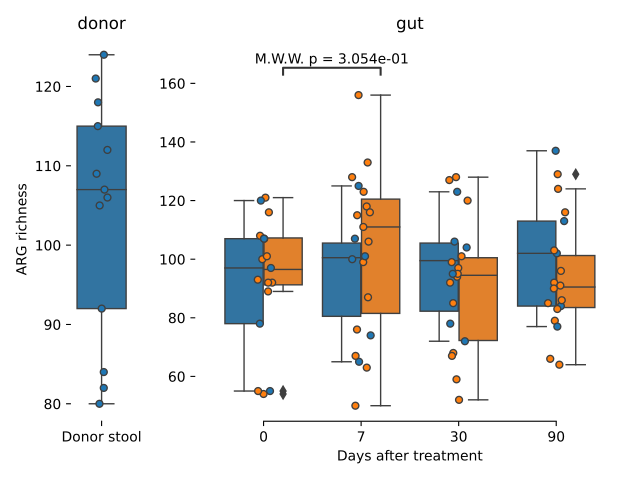

Write Python code to recreate this figure.
#!/usr/bin/env python
import gc
import numpy as np
import itertools
import seaborn as sns
import pandas as pd
import dask.dataframe as dd
import matplotlib.pyplot as plt
from statannot import add_stat_annotation

# Data location
file_gut_taxonomy="../downstream_data/taxo.csv"
file_gut_msp_data="../project/Downstream/norm.csv"
file_gut_names="../downstream_data/P15952_20_03_sample_info_stool.txt"
file_sample_type="../downstream_data/PROFITplaceboTab.csv"
file_card='../downstream_data/hs_10_4_igc2.CARD.tsv'
file_gene_info='../downstream_data/IGC2.1990MSPs.tsv'

# Load data
sample_type = pd.read_csv(file_sample_type, index_col=0)

gut_taxonomy = pd.read_csv(file_gut_taxonomy, index_col=0)
gut_msp_data = dd.read_csv(file_gut_msp_data)
gut_names = pd.read_table(file_gut_names, index_col=0)
card = pd.read_csv(file_card, sep='\t')
card["gene_name"] = card.ORF_ID.str.split(expand=True)[0]
card["gene_name"] = card["gene_name"].str[0:-2]
gene_info = dd.read_csv(file_gene_info, sep='\t')

sample_type = sample_type.set_index(sample_type.index.str.replace("P01","P").str.replace("\ .*", "", regex=True))

gut_names["User ID"] = gut_names["User ID"].str.replace("Baseline", "Day 0")
gut_formatted_names = gut_names['User ID'].str.split(expand=True)
gut_formatted_names.loc[gut_formatted_names[0]=="Donor", 2] = gut_formatted_names.loc[gut_formatted_names[0]=="Donor", 1]
gut_formatted_names.iloc[:,2] = gut_formatted_names.iloc[:,2].str.replace("Stool","0")
gut_formatted_names = pd.merge(gut_formatted_names, sample_type, left_on=0, right_on="Patient", how='left')

replacedbygenename = gut_msp_data.merge(gene_info, how='inner', left_on='Unnamed: 0', right_on='gene_id')
replacedbycard = replacedbygenename.merge(card, how='inner', left_on='gene_name', right_on='gene_name')
del replacedbygenename

fmtcols = [col for col in replacedbycard.columns.values if 'FMT' in col]
fmtcols.append('Best_Hit_ARO')
sumofsm = replacedbycard[fmtcols].groupby('Best_Hit_ARO').sum().compute()

del replacedbycard
del gene_info
del card

gc.collect()

sumofsm.columns = pd.MultiIndex.from_frame(
        gut_formatted_names[[0,2,'Type']],
        names=['Patient','Days after treatment', 'Type'])

gut_count_df = pd.DataFrame(sumofsm.astype(bool).sum(axis=0))
gut_count_df = pd.DataFrame(sumofsm.sum(axis=0))

gut_patient_count_df = gut_count_df.drop(["Donor"],axis=0, level=0).reset_index()
gut_patient_count_df = gut_patient_count_df.rename(columns={0:"ARG richness"})
gut_patient_count_df["Days after treatment"] = gut_patient_count_df["Days after treatment"].astype(int)

gut_donor_count_df = gut_count_df.xs(["Donor"],axis=0, level=0).reset_index()
#gut_donor_count_df = pd.DataFrame(gut_msp_donor_data.astype(bool).sum(axis=0).compute())
gut_donor_count_df = gut_donor_count_df.rename(columns={0:"ARG richness"})
gut_donor_count_df.Type="Donor stool"

# Plot
x='Days after treatment'
y='ARG richness'
hue='Type'

#fig, (gut_donor_ax, gut_patient_ax, oral_patient_ax) = plt.subplots(1, 3, sharey=True, gridspec_kw={'width_ratios': [1, 7, 7]})
fig, (gut_donor_ax, gut_patient_ax) = plt.subplots(1, 2, gridspec_kw={'width_ratios': [1, 7]})
#fig, gut_patient_ax = plt.subplots()

sns.boxplot(ax = gut_donor_ax, data=gut_donor_count_df, x="Type", y=y, linewidth=1).set_title("donor")
sns.stripplot(ax = gut_donor_ax, data=gut_donor_count_df, x="Type", y=y, linewidth=1)
sns.boxplot(ax = gut_patient_ax, data=gut_patient_count_df, x=x, y=y, hue=hue, linewidth=1).set_title("gut")
sns.stripplot(ax = gut_patient_ax, data=gut_patient_count_df, x=x, y=y, hue=hue, linewidth=1)

# Format Plot
gut_patient_ax.legend([],[], frameon=False)
gut_donor_ax.legend([],[], frameon=False)
gut_patient_ax.set_ylabel('')
gut_donor_ax.set_xlabel('')
sns.despine(trim=True, left=True)
box_pairs=[((0,'FMT'),(7,'FMT'))]

# Stats
ax, test_results = add_stat_annotation(
    gut_patient_ax,
    data=gut_patient_count_df,
    x=x,
    y=y,
    hue=hue,
    test='Mann-Whitney',
    text_format='full',
    #loc='outside',
    box_pairs=box_pairs,
    verbose=2)

# Print
plt.tight_layout()
#plt.show()
plt.savefig("argsum.jpg")
